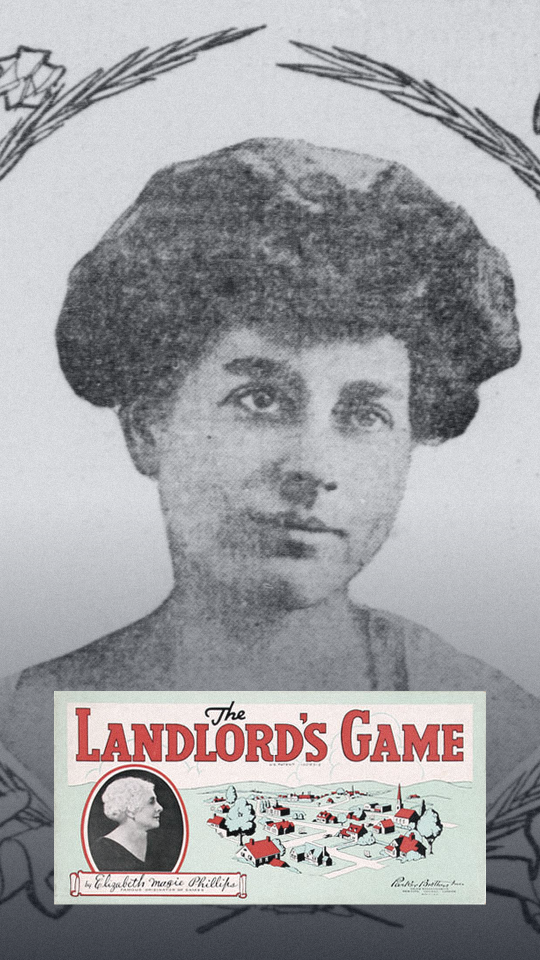
#> input picture docs/shorts/ep-p02_output/cover.png, 1080 x 1920 px, given in place of , which was not available (shown at 1/2 size)
$ python render_cover.py docs/shorts/ep-p02_output/cover.png /
#> lines starting #> are read from the running program, lines starting #| are printed output that depends on the picture; pictures that were not available may be replaced by others from this repository, and a replacement may not be noted
# -*- coding: utf-8 -*-
"""쇼츠 커버 합성 (1080×1920) — 아카이브 스틸/도면에 시리즈 그레이드를 입힌다.

커버 텍스트는 **굽지 않는다**(유튜브 업로드 시 편집 오버레이). 이 스크립트는 배경만 만든다.

사용:
  python3 scripts/shorts/render_cover.py <출력.png> <주이미지> [--overlay <아래에 얹을 스트립>] \
      [--focus top|center] [--invert]

예:
  python3 scripts/shorts/render_cover.py docs/shorts/ep-p02_output/cover.png \
      docs/shorts/ep-p02_output/stills/01_magie_1906_wt.jpg --overlay docs/shorts/ep-p02_output/stills/05_board_cover.jpg
"""
import os, sys
from pathlib import Path

from PIL import Image, ImageChops, ImageDraw, ImageEnhance, ImageFilter, ImageOps

W, H = 1080, 1920
NAVY = (14, 24, 44)


def cover_crop(im, w, h, y_bias=0.10):
    s = max(w / im.width, h / im.height)
    im = im.resize((round(im.width * s), round(im.height * s)), Image.LANCZOS)
    x = (im.width - w) // 2
    y = min(int(im.height * y_bias), max(0, im.height - h))
    return im.crop((x, y, x + w, y + h))


def main():
    args = sys.argv[1:]
    if len(args) < 2:
        sys.exit(__doc__)
    out, main_src = Path(args[0]), args[1]
    overlay = args[args.index("--overlay") + 1] if "--overlay" in args else None
    focus = args[args.index("--focus") + 1] if "--focus" in args else "top"
    out.parent.mkdir(parents=True, exist_ok=True)

    base = Image.open(main_src).convert("RGB")
#> base is the input picture: PIL image 1080x1920 RGB; mean R, G, B 160.2, 159.9, 162.9
    if "--invert" in args:
        g = ImageOps.autocontrast(base.convert("L"), cutoff=1)
        ink = ImageOps.invert(g).point(lambda v: 0 if v < 40 else min(255, int((v - 40) * 1.6)))
        base = Image.new("RGB", g.size, NAVY)
        base.paste(Image.new("RGB", g.size, (188, 226, 240)), (0, 0), ink)

    img = cover_crop(base, W, H, 0.06 if focus == "top" else 0.5 - (H / base.height) / 2 if base.height > H else 0.0)
    img = ImageEnhance.Color(img).enhance(0.5)
    img = ImageEnhance.Contrast(img).enhance(1.08)
    img = Image.blend(img, Image.new("RGB", (W, H), NAVY), 0.20)
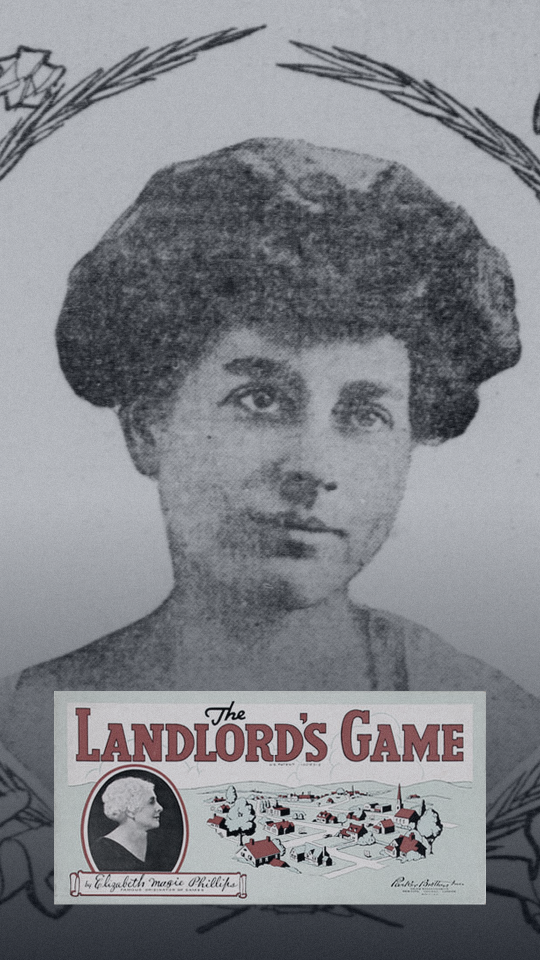
#> img: PIL image 1080x1920 RGB (shown at 1/2 size); mean R, G, B 130.2, 132.1, 137.3

    # 하단 어둡게 — 업로드 시 텍스트가 올라갈 자리
    grad = Image.new("L", (1, H), 0)
    for y in range(H):
        t = max(0.0, (y / H - 0.52) / 0.48)
        grad.putpixel((0, y), int(200 * t))
    img = Image.composite(Image.new("RGB", (W, H), (5, 9, 18)), img, grad.resize((W, H)))
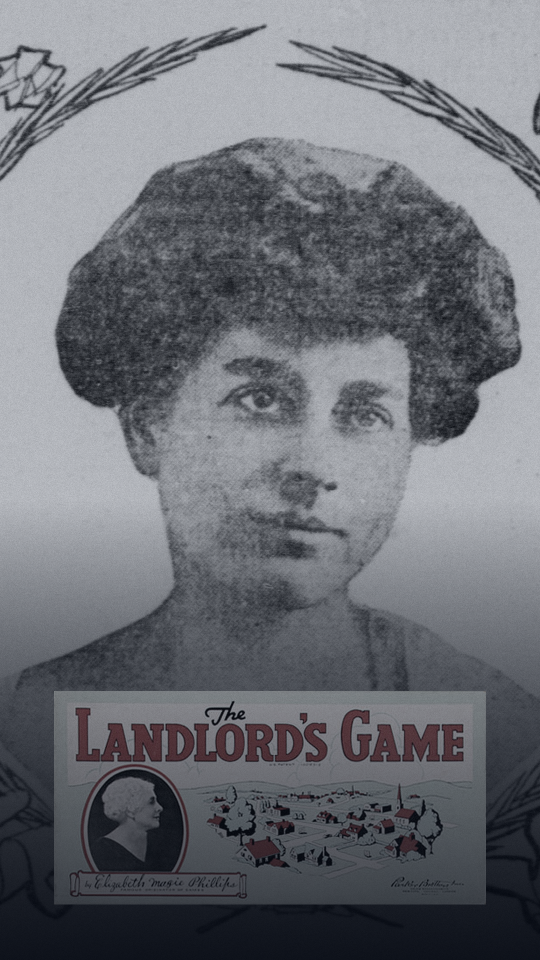
#> img: PIL image 1080x1920 RGB (shown at 1/2 size); mean R, G, B 109.1, 111.7, 117.8

    if overlay and os.path.exists(overlay):
        ov = Image.open(overlay).convert("RGB")
        ow = int(W * 0.80)
        ov = ov.resize((ow, max(1, int(ov.height * ow / ov.width))), Image.LANCZOS)
        ov = ImageEnhance.Color(ov).enhance(0.6)
        img.paste(ov, ((W - ow) // 2, int(H * 0.72)))

    noise = Image.frombytes("L", (W, H), os.urandom(W * H)).point(lambda v: int(v * 0.10))
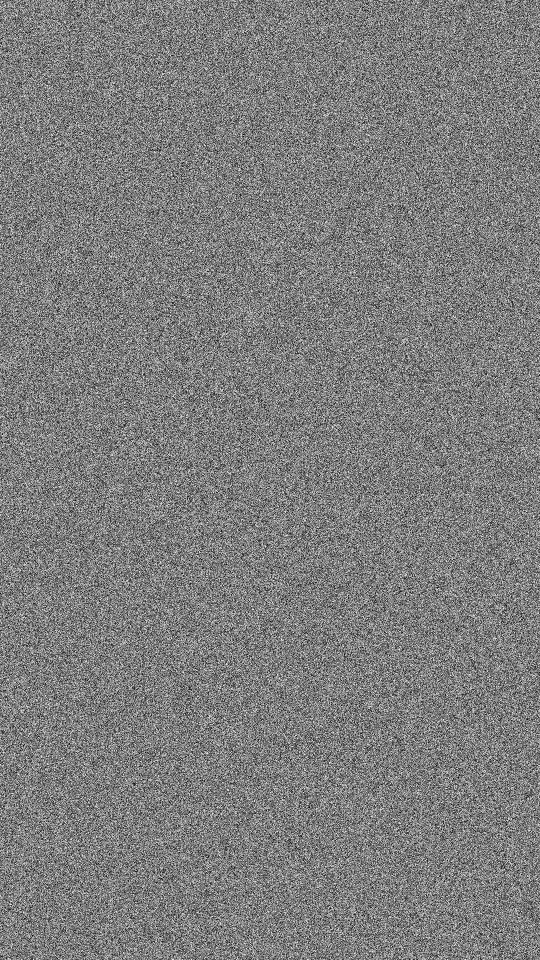
#> noise: PIL image 1080x1920 L (shown at 1/2 size); min 0, max 25, mean 12.3; drawn with min black and max white
    img = ImageChops.add(img, Image.merge("RGB", (noise, noise, noise)))
    vig = Image.new("L", (W // 4, H // 4), 0)
#> vig: PIL image 270x480 L; every value is 0
    ImageDraw.Draw(vig).ellipse([-W // 14, -H // 14, W // 4 + W // 14, H // 4 + H // 14], fill=255)
#> vig: PIL image 270x480 L; every value is 255
    vig = vig.resize((W, H)).filter(ImageFilter.GaussianBlur(130)).point(lambda v: 70 + v * 185 // 255)
#> vig: PIL image 1080x1920 L; every value is 255
    img = Image.composite(img, Image.new("RGB", (W, H), (0, 0, 0)), vig)
    img.save(out, "PNG")
    print(f"✓ {out} ({W}x{H})")


if __name__ == "__main__":
    main()
